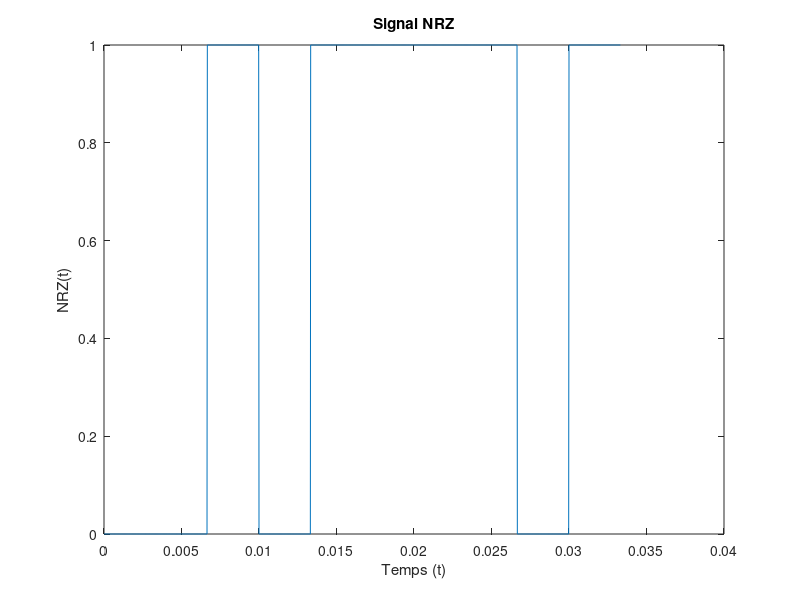
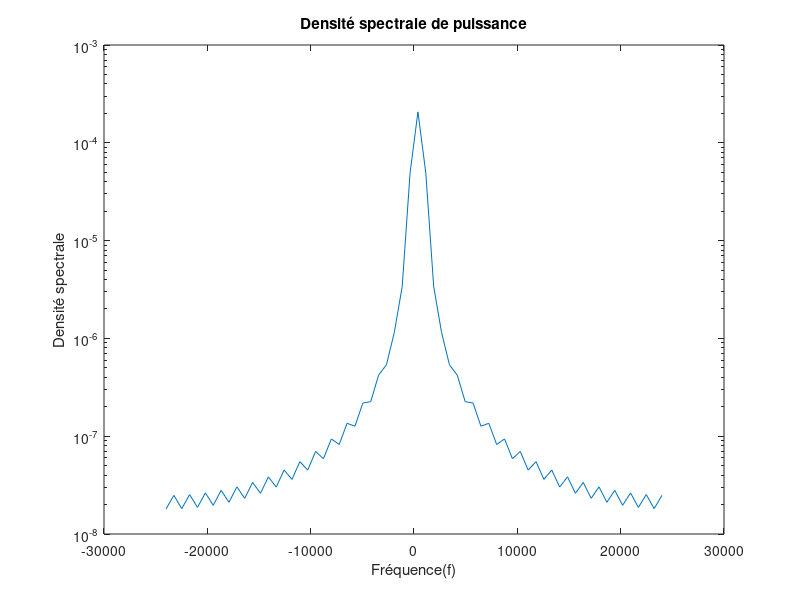
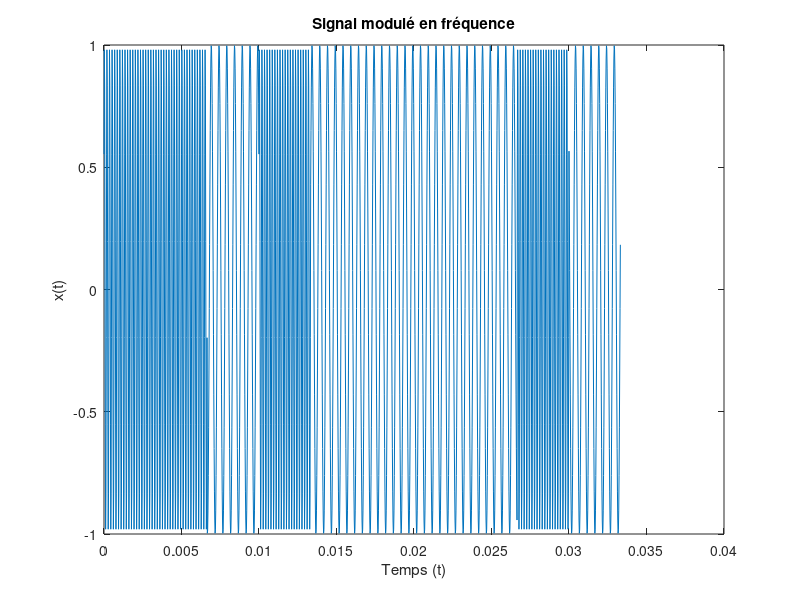
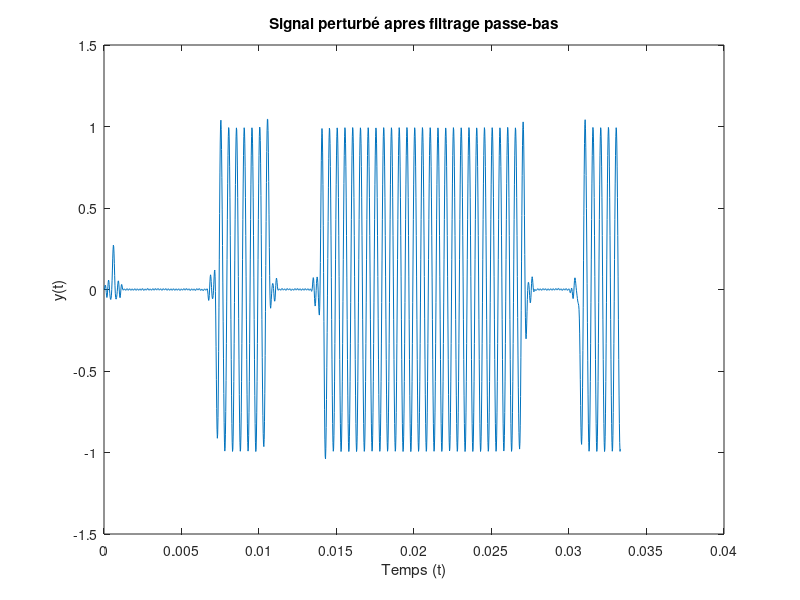

Recreate these plots in MATLAB, in order.
clear all
close all
% 3.1 Génération du signal NRZ 
% Constantes
Fe = 48000; 
Te = 1/Fe; 
Ts = 1/300;
Ns=floor(Ts/Te);
N_bits = 10;
F0 = 6000;
F1 = 2000;
Fc = (F0+F1)/2;
SNR = 50; %dB
n = Fc/Fe;
ordre= 61;

% Signal unipolaire
suite_bits = randi([0,1], 1,N_bits);
t = 0:Te:(N_bits*Ns-1)*Te;
B = ones(1,Ns);
NRZ = kron(suite_bits,B);
figure(1)
plot(t,NRZ)
title("Signal NRZ")
xlabel("Temps (t)")
ylabel("NRZ(t)")

% Densité spectrale de puissance
figure(2)
DSP=pwelch(NRZ,[],[],[],Fe,'twosided');
f = linspace(-Fe/2,Fe/2,length(DSP));
semilogy(f,fftshift(abs(DSP)))
title("Densité spectrale de puissance")
xlabel("Fréquence(f)")
ylabel("Densité spectrale")

% 3.2 Génération du signal modulé en fréquence
%Génération des cosinus
phi1 = 2*pi*rand(1);
phi2 = 2*pi*rand(1);
cos1 = cos(2*pi*F0*t+phi1);
cos2 = cos(2*pi*F1*t+phi2);
x = (1-NRZ).*cos1 + NRZ.*cos2;
figure(3)
plot(t,x)
title("Signal modulé en fréquence")
xlabel("Temps (t)")
ylabel("x(t)")

%4. Canal de transmission à bruit additif, blanc et Gaussien
%génération du bruit 

Px = mean(abs(x).^2);
Pb = Px*10^(-SNR/10);
bruit = sqrt(Pb)*randn(1,length(x));
% Signal modulé + bruit 
signal_perturbe = x + bruit;

% 5. Démodulation par fitrage 
% 5.1 Synthèse du filtre passe-bas
ordre_x = -(ordre-1)/2:(ordre-1)/2;
h_bas = 2*Fc/Fe*sinc(2*Fc/Fe*ordre_x);
y_bas = filter(h_bas,1,signal_perturbe);
figure(4)
plot(t, y_bas)
title("Signal perturbé apres filtrage passe-bas")
xlabel("Temps (t)")
ylabel("y(t)")

% 5.2 Synthèse du filtre passe-haut

h_haut = - 2*Fc/Fe*sinc(2*Fc/Fe*ordre_x);
h_haut((ordre+1)/2) = h_haut((ordre+1)/2)+1; 
y_haut = filter(h_haut,1,signal_perturbe);
figure(5)
plot(t, y_haut)
title("Signal perturbé après filtrage passe-haut")
xlabel("Temps (t)")
ylabel("y(t)")

% 5.4 Tracés à réaliser

% 5.5 Détection d'énergie
% Signal filtré passe-bas 
signal_filtre_paquet = reshape(y_bas,Ns,N_bits);
energie = sum(signal_filtre_paquet.^2);
K = (max(energie) + min(energie))/2;
signal_demodule = energie > K;
% figure(6)
% plot(1:N_bits,signal_demodule)
% title("Signal démodulé après filtrage passe-bas")
% xlabel("Temps (t)")
% ylabel("y(t)")

% Taux d'erreur binaire
bits_differents = sum(suite_bits~=signal_demodule);
taux_erreur = bits_differents/N_bits

% 5.6 Modification du démodulateur

% Modifier les valeurs et observer

% 6. Démodulateur de fréquence adapté à la norme V21


